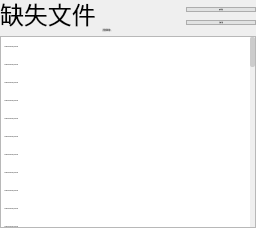
       <widget class="QFrame" name="frame_1_lackfile">
        <property name="font">
         <font>
          <family>微软雅黑</family>
          <pointsize>-1</pointsize>
          <weight>50</weight>
          <italic>false</italic>
          <bold>false</bold>
         </font>
        </property>
        <layout class="QVBoxLayout" name="verticalLayout_7" stretch="0,1">
         <property name="spacing">
          <number>4</number>
         </property>
         <property name="leftMargin">
          <number>0</number>
         </property>
         <property name="topMargin">
          <number>0</number>
         </property>
         <property name="rightMargin">
          <number>0</number>
         </property>
         <property name="bottomMargin">
          <number>0</number>
         </property>
         <item>
          <widget class="QFrame" name="frame_1">
           <property name="minimumSize">
            <size>
             <width>0</width>
             <height>32</height>
            </size>
           </property>
           <property name="maximumSize">
            <size>
             <width>16777215</width>
             <height>32</height>
            </size>
           </property>
           <property name="font">
            <font>
             <family>微软雅黑</family>
             <pointsize>-1</pointsize>
             <weight>50</weight>
             <italic>false</italic>
             <bold>false</bold>
            </font>
           </property>
           <property name="styleSheet">
            <string notr="true"/>
           </property>
           <layout class="QHBoxLayout" name="horizontalLayout_7">
            <property name="leftMargin">
             <number>0</number>
            </property>
            <property name="topMargin">
             <number>0</number>
            </property>
            <property name="rightMargin">
             <number>0</number>
            </property>
            <property name="bottomMargin">
             <number>0</number>
            </property>
            <item>
             <widget class="QLabel" name="label_name_1">
              <property name="font">
               <font>
                <family>微软雅黑</family>
                <pointsize>-1</pointsize>
                <weight>50</weight>
                <italic>false</italic>
                <bold>false</bold>
               </font>
              </property>
              <property name="styleSheet">
               <string notr="true">font-size:24px;</string>
              </property>
              <property name="text">
               <string>缺失文件</string>
              </property>
              <property name="alignment">
               <set>Qt::AlignBottom|Qt::AlignLeading|Qt::AlignLeft</set>
              </property>
             </widget>
            </item>
            <item>
             <widget class="QLabel" name="label_info_1">
              <property name="font">
               <font>
                <family>微软雅黑</family>
                <pointsize>-1</pointsize>
                <weight>50</weight>
                <italic>false</italic>
                <bold>false</bold>
               </font>
              </property>
              <property name="styleSheet">
               <string notr="true">color: #555;</string>
              </property>
              <property name="text">
               <string>( 下载网络列表失败! )
( 正在校对本地列表... )</string>
              </property>
              <property name="alignment">
               <set>Qt::AlignBottom|Qt::AlignLeading|Qt::AlignLeft</set>
              </property>
             </widget>
            </item>
            <item>
             <spacer name="horizontalSpacer_1">
              <property name="font">
               <font>
                <family>微软雅黑</family>
                <pointsize>-1</pointsize>
                <weight>50</weight>
                <italic>false</italic>
                <bold>false</bold>
               </font>
              </property>
              <property name="orientation">
               <enum>Qt::Horizontal</enum>
              </property>
              <property name="sizeHint" stdset="0">
               <size>
                <width>40</width>
                <height>20</height>
               </size>
              </property>
             </spacer>
            </item>
            <item>
             <widget class="QFrame" name="frame_1_button">
              <property name="minimumSize">
               <size>
                <width>70</width>
                <height>0</height>
               </size>
              </property>
              <property name="maximumSize">
               <size>
                <width>70</width>
                <height>16777215</height>
               </size>
              </property>
              <property name="font">
               <font>
                <family>微软雅黑</family>
                <pointsize>-1</pointsize>
                <weight>50</weight>
                <italic>false</italic>
                <bold>false</bold>
               </font>
              </property>
              <property name="styleSheet">
               <string notr="true">QPushButton {
	border: 1px solid #ADADAD;
	background-color: #E1E2E2;
	color: #444;
}
QPushButton:hover {
	border: 1px solid #0078D7;
	background-color: #E5F1FB;
	color: #024;
}
QPushButton:pressed {
	border: 1px solid #00559B;
	background-color: #CCE4F7;
	color: #024;
}
QPushButton:!enabled {
	border: 1px solid #BFBFBF;
	background-color: #CCCCCC;
	color: #888888;
}</string>
              </property>
              <layout class="QVBoxLayout" name="verticalLayout_8" stretch="0,0">
               <property name="spacing">
                <number>1</number>
               </property>
               <property name="leftMargin">
                <number>0</number>
               </property>
               <property name="topMargin">
                <number>0</number>
               </property>
               <property name="rightMargin">
                <number>0</number>
               </property>
               <property name="bottomMargin">
                <number>0</number>
               </property>
               <item>
                <widget class="QPushButton" name="Button_1_proofread">
                 <property name="font">
                  <font>
                   <family>微软雅黑</family>
                   <pointsize>-1</pointsize>
                   <weight>50</weight>
                   <italic>false</italic>
                   <bold>false</bold>
                  </font>
                 </property>
                 <property name="text">
                  <string>校对列表</string>
                 </property>
                </widget>
               </item>
               <item>
                <widget class="QPushButton" name="Button_1_download">
                 <property name="font">
                  <font>
                   <family>微软雅黑</family>
                   <pointsize>-1</pointsize>
                   <weight>50</weight>
                   <italic>false</italic>
                   <bold>false</bold>
                  </font>
                 </property>
                 <property name="text">
                  <string>全部下载</string>
                 </property>
                </widget>
               </item>
              </layout>
             </widget>
            </item>
           </layout>
          </widget>
         </item>
         <item>
          <widget class="QListWidget" name="list_dataList_1">
           <property name="font">
            <font>
             <family>微软雅黑</family>
             <pointsize>-1</pointsize>
             <weight>50</weight>
             <italic>false</italic>
             <bold>false</bold>
            </font>
           </property>
           <property name="contextMenuPolicy">
            <enum>Qt::CustomContextMenu</enum>
           </property>
           <property name="styleSheet">
            <string notr="true">QScrollBar{width:5px;}
QScrollBar:sub-line:vertical {height: 0px;}
QScrollBar:add-line:vertical {height: 0px;}
QScrollBar:vertical { 
        padding-top:0px;
        padding-bottom:0px;    
        padding-left:0px;    
        padding-right:0px;    
        border-left:0px solid #dddddd;
}
QScrollBar::handle:vertical {
        background:#cccccc;
        min-height:30px;
        border-radius:2px;
}
QScrollBar::handle:vertical:hover {
        background:#999999;
}
QListWidget::Item{
	height:18px;
}</string>
           </property>
           <property name="selectionMode">
            <enum>QAbstractItemView::ExtendedSelection</enum>
           </property>
           <property name="verticalScrollMode">
            <enum>QAbstractItemView::ScrollPerPixel</enum>
           </property>
           <property name="horizontalScrollMode">
            <enum>QAbstractItemView::ScrollPerPixel</enum>
           </property>
           <item>
            <property name="text">
             <string>..\ui\head\role\chara_0018.dds</string>
            </property>
           </item>
           <item>
            <property name="text">
             <string>..\ui\head\role\chara_0018.dds</string>
            </property>
           </item>
           <item>
            <property name="text">
             <string>..\ui\head\role\chara_0018.dds</string>
            </property>
           </item>
           <item>
            <property name="text">
             <string>..\ui\head\role\chara_0018.dds</string>
            </property>
           </item>
           <item>
            <property name="text">
             <string>..\ui\head\role\chara_0018.dds</string>
            </property>
           </item>
           <item>
            <property name="text">
             <string>..\ui\head\role\chara_0018.dds</string>
            </property>
           </item>
           <item>
            <property name="text">
             <string>..\ui\head\role\chara_0018.dds</string>
            </property>
           </item>
           <item>
            <property name="text">
             <string>..\ui\head\role\chara_0018.dds</string>
            </property>
           </item>
           <item>
            <property name="text">
             <string>..\ui\head\role\chara_0018.dds</string>
            </property>
           </item>
           <item>
            <property name="text">
             <string>..\ui\head\role\chara_0018.dds</string>
            </property>
           </item>
           <item>
            <property name="text">
             <string>..\ui\head\role\chara_0018.dds</string>
            </property>
           </item>
           <item>
            <property name="text">
             <string>..\ui\head\role\chara_0018.dds</string>
            </property>
           </item>
           <item>
            <property name="text">
             <string>..\ui\head\role\chara_0018.dds</string>
            </property>
           </item>
           <item>
            <property name="text">
             <string>..\ui\head\role\chara_0018.dds</string>
            </property>
           </item>
           <item>
            <property name="text">
             <string>新建项目</string>
            </property>
           </item>
           <item>
            <property name="text">
             <string>新建项目</string>
            </property>
           </item>
           <item>
            <property name="text">
             <string>新建项目</string>
            </property>
           </item>
           <item>
            <property name="text">
             <string>新建项目</string>
            </property>
           </item>
           <item>
            <property name="text">
             <string>新建项目</string>
            </property>
           </item>
           <item>
            <property name="text">
             <string>新建项目</string>
            </property>
           </item>
           <item>
            <property name="text">
             <string>新建项目</string>
            </property>
           </item>
           <item>
            <property name="text">
             <string>新建项目</string>
            </property>
           </item>
           <item>
            <property name="text">
             <string>新建项目</string>
            </property>
           </item>
           <item>
            <property name="text">
             <string>新建项目</string>
            </property>
           </item>
           <item>
            <property name="text">
             <string>新建项目</string>
            </property>
           </item>
           <item>
            <property name="text">
             <string>新建项目</string>
            </property>
           </item>
           <item>
            <property name="text">
             <string>新建项目</string>
            </property>
           </item>
           <item>
            <property name="text">
             <string>新建项目</string>
            </property>
           </item>
           <item>
            <property name="text">
             <string>新建项目</string>
            </property>
           </item>
           <item>
            <property name="text">
             <string>新建项目</string>
            </property>
           </item>
           <item>
            <property name="text">
             <string>新建项目</string>
            </property>
           </item>
           <item>
            <property name="text">
             <string>新建项目</string>
            </property>
           </item>
           <item>
            <property name="text">
             <string>新建项目</string>
            </property>
           </item>
           <item>
            <property name="text">
             <string>新建项目</string>
            </property>
           </item>
           <item>
            <property name="text">
             <string>新建项目</string>
            </property>
           </item>
           <item>
            <property name="text">
             <string>新建项目</string>
            </property>
           </item>
           <item>
            <property name="text">
             <string>新建项目</string>
            </property>
           </item>
           <item>
            <property name="text">
             <string>新建项目</string>
            </property>
           </item>
           <item>
            <property name="text">
             <string>新建项目</string>
            </property>
           </item>
           <item>
            <property name="text">
             <string>新建项目</string>
            </property>
           </item>
           <item>
            <property name="text">
             <string>新建项目</string>
            </property>
           </item>
           <item>
            <property name="text">
             <string>新建项目</string>
            </property>
           </item>
           <item>
            <property name="text">
             <string>新建项目</string>
            </property>
           </item>
           <item>
            <property name="text">
             <string>新建项目</string>
            </property>
           </item>
           <item>
            <property name="text">
             <string>新建项目</string>
            </property>
           </item>
           <item>
            <property name="text">
             <string>新建项目</string>
            </property>
           </item>
           <item>
            <property name="text">
             <string>新建项目</string>
            </property>
           </item>
           <item>
            <property name="text">
             <string>新建项目</string>
            </property>
           </item>
           <item>
            <property name="text">
             <string>新建项目</string>
            </property>
           </item>
           <item>
            <property name="text">
             <string>新建项目</string>
            </property>
           </item>
           <item>
            <property name="text">
             <string>新建项目</string>
            </property>
           </item>
           <item>
            <property name="text">
             <string>新建项目</string>
            </property>
           </item>
           <item>
            <property name="text">
             <string>新建项目</string>
            </property>
           </item>
           <item>
            <property name="text">
             <string>新建项目</string>
            </property>
           </item>
           <item>
            <property name="text">
             <string>新建项目</string>
            </property>
           </item>
           <item>
            <property name="text">
             <string>新建项目</string>
            </property>
           </item>
           <item>
            <property name="text">
             <string>新建项目</string>
            </property>
           </item>
           <item>
            <property name="text">
             <string>新建项目</string>
            </property>
           </item>
           <item>
            <property name="text">
             <string>新建项目</string>
            </property>
           </item>
           <item>
            <property name="text">
             <string>新建项目</string>
            </property>
           </item>
           <item>
            <property name="text">
             <string>新建项目</string>
            </property>
           </item>
           <item>
            <property name="text">
             <string>新建项目</string>
            </property>
           </item>
           <item>
            <property name="text">
             <string>新建项目</string>
            </property>
           </item>
           <item>
            <property name="text">
             <string>新建项目</string>
            </property>
           </item>
           <item>
            <property name="text">
             <string>新建项目</string>
            </property>
           </item>
           <item>
            <property name="text">
             <string>新建项目</string>
            </property>
           </item>
           <item>
            <property name="text">
             <string>新建项目</string>
            </property>
           </item>
           <item>
            <property name="text">
             <string>新建项目</string>
            </property>
           </item>
           <item>
            <property name="text">
             <string>新建项目</string>
            </property>
           </item>
           <item>
            <property name="text">
             <string>新建项目</string>
            </property>
           </item>
           <item>
            <property name="text">
             <string>新建项目</string>
            </property>
           </item>
           <item>
            <property name="text">
             <string>新建项目</string>
            </property>
           </item>
           <item>
            <property name="text">
             <string>新建项目</string>
            </property>
           </item>
           <item>
            <property name="text">
             <string>新建项目</string>
            </property>
           </item>
           <item>
            <property name="text">
             <string>新建项目</string>
            </property>
           </item>
           <item>
            <property name="text">
             <string>新建项目</string>
            </property>
           </item>
           <item>
            <property name="text">
             <string>新建项目</string>
            </property>
           </item>
           <item>
            <property name="text">
             <string>新建项目</string>
            </property>
           </item>
           <item>
            <property name="text">
             <string>新建项目</string>
            </property>
           </item>
           <item>
            <property name="text">
             <string>新建项目</string>
            </property>
           </item>
           <item>
            <property name="text">
             <string>新建项目</string>
            </property>
           </item>
           <item>
            <property name="text">
             <string>新建项目</string>
            </property>
           </item>
           <item>
            <property name="text">
             <string>新建项目</string>
            </property>
           </item>
           <item>
            <property name="text">
             <string>新建项目</string>
            </property>
           </item>
           <item>
            <property name="text">
             <string>新建项目</string>
            </property>
           </item>
           <item>
            <property name="text">
             <string>新建项目</string>
            </property>
           </item>
           <item>
            <property name="text">
             <string>新建项目</string>
            </property>
           </item>
           <item>
            <property name="text">
             <string>新建项目</string>
            </property>
           </item>
           <item>
            <property name="text">
             <string>新建项目</string>
            </property>
           </item>
           <item>
            <property name="text">
             <string>新建项目</string>
            </property>
           </item>
           <item>
            <property name="text">
             <string>新建项目</string>
            </property>
           </item>
           <item>
            <property name="text">
             <string>新建项目</string>
            </property>
           </item>
           <item>
            <property name="text">
             <string>新建项目</string>
            </property>
           </item>
           <item>
            <property name="text">
             <string>新建项目</string>
            </property>
           </item>
           <item>
            <property name="text">
             <string>新建项目</string>
            </property>
           </item>
           <item>
            <property name="text">
             <string>新建项目</string>
            </property>
           </item>
           <item>
            <property name="text">
             <string>新建项目</string>
            </property>
           </item>
           <item>
            <property name="text">
             <string>新建项目</string>
            </property>
           </item>
           <item>
            <property name="text">
             <string>新建项目</string>
            </property>
           </item>
           <item>
            <property name="text">
             <string>新建项目</string>
            </property>
           </item>
           <item>
            <property name="text">
             <string>新建项目</string>
            </property>
           </item>
           <item>
            <property name="text">
             <string>新建项目</string>
            </property>
           </item>
           <item>
            <property name="text">
             <string>新建项目</string>
            </property>
           </item>
           <item>
            <property name="text">
             <string>新建项目</string>
            </property>
           </item>
           <item>
            <property name="text">
             <string>新建项目</string>
            </property>
           </item>
           <item>
            <property name="text">
             <string>新建项目</string>
            </property>
           </item>
           <item>
            <property name="text">
             <string>新建项目</string>
            </property>
           </item>
           <item>
            <property name="text">
             <string>新建项目</string>
            </property>
           </item>
           <item>
            <property name="text">
             <string>新建项目</string>
            </property>
           </item>
           <item>
            <property name="text">
             <string>新建项目</string>
            </property>
           </item>
           <item>
            <property name="text">
             <string>新建项目</string>
            </property>
           </item>
           <item>
            <property name="text">
             <string>新建项目</string>
            </property>
           </item>
           <item>
            <property name="text">
             <string>新建项目</string>
            </property>
           </item>
           <item>
            <property name="text">
             <string>新建项目</string>
            </property>
           </item>
           <item>
            <property name="text">
             <string>新建项目</string>
            </property>
           </item>
           <item>
            <property name="text">
             <string>新建项目</string>
            </property>
           </item>
           <item>
            <property name="text">
             <string>新建项目</string>
            </property>
           </item>
           <item>
            <property name="text">
             <string>新建项目</string>
            </property>
           </item>
           <item>
            <property name="text">
             <string>新建项目</string>
            </property>
           </item>
           <item>
            <property name="text">
             <string>新建项目</string>
            </property>
           </item>
           <item>
            <property name="text">
             <string>新建项目</string>
            </property>
           </item>
           <item>
            <property name="text">
             <string>新建项目</string>
            </property>
           </item>
           <item>
            <property name="text">
             <string>新建项目</string>
            </property>
           </item>
           <item>
            <property name="text">
             <string>新建项目</string>
            </property>
           </item>
           <item>
            <property name="text">
             <string>新建项目</string>
            </property>
           </item>
           <item>
            <property name="text">
             <string>新建项目</string>
            </property>
           </item>
           <item>
            <property name="text">
             <string>新建项目</string>
            </property>
           </item>
           <item>
            <property name="text">
             <string>新建项目</string>
            </property>
           </item>
           <item>
            <property name="text">
             <string>新建项目</string>
            </property>
           </item>
           <item>
            <property name="text">
             <string>新建项目</string>
            </property>
           </item>
           <item>
            <property name="text">
             <string>新建项目</string>
            </property>
           </item>
           <item>
            <property name="text">
             <string>新建项目</string>
            </property>
           </item>
           <item>
            <property name="text">
             <string>新建项目</string>
            </property>
           </item>
           <item>
            <property name="text">
             <string>新建项目</string>
            </property>
           </item>
           <item>
            <property name="text">
             <string>新建项目</string>
            </property>
           </item>
           <item>
            <property name="text">
             <string>新建项目</string>
            </property>
           </item>
           <item>
            <property name="text">
             <string>新建项目</string>
            </property>
           </item>
           <item>
            <property name="text">
             <string>新建项目</string>
            </property>
           </item>
           <item>
            <property name="text">
             <string>新建项目</string>
            </property>
           </item>
          </widget>
         </item>
        </layout>
       </widget>
